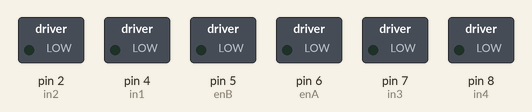
This sketch was run on a simulated Arduino Uno, built with avr-gcc and run on an emulated ATmega328P. On the bench: switched loads named in the sketch (green lamp = pin HIGH). What the sketch prints to the serial monitor is not drawn.

Above: at 0.1 s.
At 2.1 s:
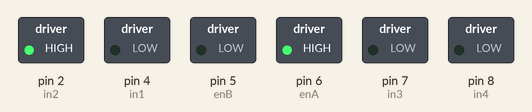
Timing chart, 0 to 3.6 s (numbered marks = the images above):
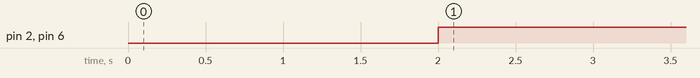

The sketch:

prueba_giro.ino
```cpp
/*** Timer 1 setup for Sample ***/
#include <TimerOne.h>
#include <MPU9250.h>
#include <Wire.h>

#define DELAY 2000

/*** Motor Setup ***/
const int enA = 6;
const int in1 = 4;
const int in2 = 2;

const int enB = 5;
const int in3 = 7;
const int in4 = 8;

/*** Encoder Setup***/
//static int pulseCount = 0; // Contador de pulsos
unsigned long previousMillis = 0; // Tiempo de la última medición de velocidad
const int encoderPin_a = 18; // Pin para el Canal A del encoder
const int encoderPin_b = 13; // Pin para el Canal A del encoder
const int interval = 1000; // Intervalo de tiempo para calcular la velocidad (ms)


int pulseCount_a = 0;
int pulseCount_b = 0;
void setup() {
  // put your setup code here, to run once:
  // put your setup code here, to run once:
  Serial.begin(115200);
  Wire.begin();
  delay(2000);
  Serial.println("Serial Open");

   // Motor Setup
  pinMode(enA, OUTPUT);
  pinMode(in1, OUTPUT);
  pinMode(in2, OUTPUT);

  pinMode(enB, OUTPUT);
  pinMode(in3, OUTPUT);
  pinMode(in4, OUTPUT);

  // Encoder Setup
  pinMode(encoderPin_a, INPUT);
  attachInterrupt(digitalPinToInterrupt(encoderPin_a), countPulse_a, RISING); // Interrupción en flanco ascendente
  // Encoder Setup
  pinMode(encoderPin_b, INPUT);
  attachInterrupt(digitalPinToInterrupt(encoderPin_b), countPulse_b, RISING); // Interrupción en flanco ascendente

}

void loop() {
    Serial.print("Pulsos a: ");
    Serial.println(pulseCount_a);

    Serial.print("Pulsos b: ");
    Serial.println(pulseCount_b);

  digitalWrite(in1, LOW);
      digitalWrite(in2, HIGH);
      analogWrite(enA, 255);
  if(pulseCount_a<=0.6*417)
  {
      digitalWrite(in1, LOW);
      digitalWrite(in2, HIGH);
      analogWrite(enA, 255);
  }
  else
  {
      digitalWrite(in1, LOW);
      digitalWrite(in2, LOW);
      analogWrite(enA, 0);
  }

}

void countPulse_a() {
    pulseCount_a++; // Incrementa el contador de pulsos cada vez que detecta un flanco ascendente
}

void countPulse_b() {
    pulseCount_b++; // Incrementa el contador de pulsos cada vez que detecta un flanco ascendente
}
```

Measured:
- by itself, pin 2 (in2), pin 6 (enA): LOW → HIGH at 2.0 s
